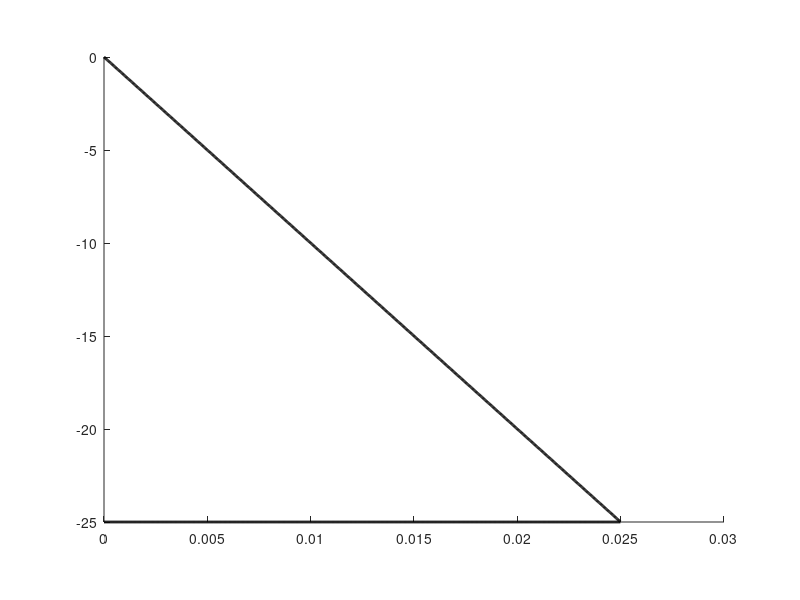

This figure's MATLAB source: (Note: this script raises an error after producing the figure.)
J = 0.01;
pmin = -25;

Mmax = -0.1*J*pmin;

% m = linspace(1,10);
% b = linspace(1,10);
% [M,B] = meshgrid(m,b);
% P = B/M;
% contour(M,B,P,'ShowText','on')

m = linspace(0,0.03, 1000);
p = linspace(0,-30, 1000);
[M,P] = meshgrid(m,p);
B = -8*P.*M*0.05;
p1 = -10*m/J;
B(P > p1) = nan;
B(P < pmin) = nan;

figure;
pbaspect([8,6,1])
set(gcf,'color','w');
set(gca, 'FontName', 'Helvetica');
p2 = pmin*ones([1, length(m)]);
p2(p2 > p1) = nan;
p1(p1 < pmin) = nan;

hold on;
plot(m, p2, 'LineWidth', 2, 'Color', 'black');
plot(m, p1, 'LineWidth', 2, 'Color', 'black');
xline(Mmax, '--', 'Alpha', 0.5)

colormap("summer")
[M, c] = contourf(M,P,B,horzcat(0.01, 0:0.025:1),'ShowText',true);
c.LineWidth = 2;
c.FaceAlpha = 0.5;
clabel(M,c, 'FontSize', 12)

text(0.015,-2.5,"$p_\mathrm{min} = " + pmin + "$", 'Interpreter','latex', 'FontSize', 16, 'HorizontalAlignment','center')
text(0.015,pmin-1,"$p = p_\mathrm{min}$", 'Interpreter','latex', 'FontSize', 16, 'HorizontalAlignment','center', 'VerticalAlignment','top')
text(0.02,pmin/2,"$p_\mathrm{max} = -10 \cdot \frac{M_\mathrm{e}}{J}$", 'Interpreter','latex', 'FontSize', 16, 'HorizontalAlignment','center', 'VerticalAlignment','top')


xlabel('$M_\mathrm{e}~\mathrm{[kg \cdot m^2]}$', 'Interpreter', 'latex', 'FontSize', 16)
ylabel('$p~\mathrm{[rad \cdot s^{-1}]}$', 'Interpreter', 'latex', 'FontSize', 16)

set(gca, 'Box', 'off', 'TickDir', 'out', 'TickLength', [.02 .02], ...
    'XMinorTick', 'on', 'YMinorTick', 'on', 'YGrid', 'on', ...
    'XColor', [.3 .3 .3], 'YColor', [.3 .3 .3], ...
    'LineWidth', 1)

set(gcf,'PaperPositionMode','auto')
export_fig("images/observer_controller_param_limits.png", "-png", "-m4", "-r300")

